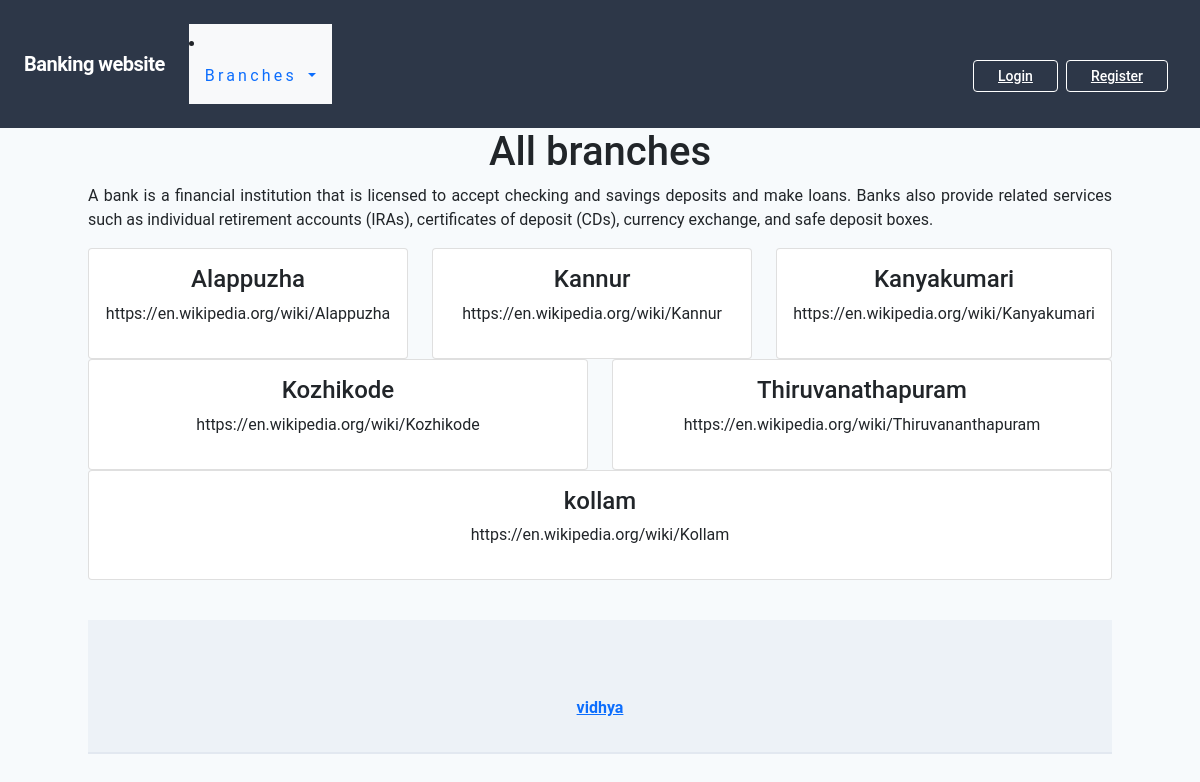
Screenshot of /accounts/ with the database file from the repository.
### accounts/models.py (models this page shows)
class District(models.Model):
    name=models.CharField(max_length=250,unique=True)
    slug=models.SlugField(max_length=250,unique=True)
    link=models.CharField(max_length=200, default="http://localhost:8000")
    class Meta:
        ordering =('name',)
        verbose_name='district'
        verbose_name_plural='districts'
    def get_url(self):
        return reverse('accounts:districts_by_District',args= [self.slug])
    def __str__(self):
        return '{}'.format(self.name)

### accounts/views.py (the view)
# urls.py: path("", views.allbranch, name="allbranch"),
def allbranch(request,d_slug=None):
    d_page=None
    districts_list=None
    if d_slug!=None:
        d_page=get_object_or_404(District,slug=d_slug)
        districts_list=District.objects.all().filter(name=d_page)
    else:
         districts_list=District.objects.all()
    paginator = Paginator(districts_list, 6)
    try:
         page = int(request.GET.get('page', '1'))
    except:
        page = 1
    try:
         districts = paginator.page(page)
    except  (EmptyPage, InvalidPage):
            districts= paginator.page(paginator.num_pages)
    return render(request,"accounts/user_branches.html", {'districts':districts})

### accounts/context_processors.py (called while the page is built)
def menu_links(request):
    links=District.objects.all()
    print (dict (links=links))
    return dict(links=links)

### templates/accounts/user_branches.html (shortened to what this page needs)
{% extends "core/base.html" %}
{% load static %}
{% block content %}
    {% if District %}
    <div>
    <h1 class="text-center my_title">{{district.name}}</h1>
    <p class="text-justify">{{district.link}}</p>
</div>
{% else %}
<div>
    <h1 class="text-center my_title"> All branches</h1>
    <p class="text-justify">A bank is a financial institution that is licensed to accept checking and savings deposits and make loans. Banks also provide related services such as individual retirement accounts (IRAs), certificates of deposit (CDs), currency exchange, and safe deposit boxes.</p>
</div>
{% endif %}
<div clas="container">
    <div class="row mx_auto">
        {% for District in districts.object_list %}
        <div class="my_bottom_margin col">
            <div class="card text-center" >
            <div class="card-body">
                <h4>{{District.name}}</h4>
                <p>{{District.link}}</p>
            </div>
            </div>
        </div>
    {% endfor %}
{% endblock %}

### templates/core/base.html (shortened to what this page needs)
{% load static %}
<!DOCTYPE html>
<html lang="en">
    <head>
        <link href="https://unpkg.com/tailwindcss@^1.0/dist/tailwind.min.css" rel="stylesheet">
        <link href="https://cdn.jsdelivr.net/npm/bootstrap@5.0.2/dist/css/bootstrap.min.css" rel="stylesheet">
            <link rel="stylesheet" href="{% static 'css/custom.css' %}">
    </head>
    <body class="bg-gray-100">
        {% block body %}
            {% include 'core/navbar.html' %}
            <div class="lg:container lg:mx-auto">
                {% block content %}{% endblock %}
            </div>
            {% include 'core/footer.html' %}
        {% endblock %}
    </body>
</html>

### templates/core/navbar.html (shortened to what this page needs)
<nav class="flex items-center justify-between flex-wrap bg-gray-800 p-6">
    <div class="flex items-center flex-shrink-0 text-white mr-6">
        <span class="font-semibold text-xl tracking-tight">Banking website </span>
    </div>
    <nav class="navbar navbar-expand-lg navbar-light bg-light">
        <li class="nav-item dropdown">
          <a class="nav-link dropdown-toggle" href="#" id="navbarDropdownMenuLink" role="button" data-bs-toggle="dropdown" aria-expanded="false">
           Branches
          </a>
        </li>
</nav>
    <div class="w-full block flex-grow lg:flex lg:items-center lg:w-auto">
        {% if request.user.is_authenticated %}
            <div class="text-md lg:flex-grow">
                <a href="{% url 'transactions:transaction_report' %}" class="block mt-4 lg:inline-block lg:mt-0 text-white hover:text-white mr-4">
                    Transaction Report
                </a>
                <a href="{% url 'transactions:deposit_money' %}" class="block mt-4 lg:inline-block lg:mt-0 text-white hover:text-white mr-4">
                    Deposit
                </a>
                <a href="{% url 'transactions:withdraw_money' %}" class="block mt-4 lg:inline-block lg:mt-0 text-white hover:text-white">
                    Withdraw
                </a>
            </div>
            <div>
                <a href="{% url 'accounts:user_logout' %}" class="inline-block font-medium text-sm px-4 py-2 leading-none border rounded text-white border-white hover:border-transparent hover:text-gray-800 hover:bg-white mt-4 lg:mt-0">Logout</a>
            </div>
        {% else %}
            <div>
                <a href="{% url 'accounts:user_login' %}" class="mr-2 inline-block font-medium text-sm px-4 py-2 leading-none border rounded text-white border-white hover:border-transparent hover:text-gray-800 hover:bg-white mt-4 lg:mt-0">Login</a>
            </div>
            <div>
                <a href="{% url 'accounts:user_registration' %}" class="mr-2 inline-block font-medium text-sm px-4 py-2 leading-none border rounded text-white border-white hover:border-transparent hover:text-gray-800 hover:bg-white mt-4 lg:mt-0">Register</a>
            </div>
        {% endif %}
    </div>
</nav>

### templates/core/footer.html
<footer class="footer bg-gray-200 relative pt-1 border-b-2 mt-10">
    <div class="container mx-auto px-6">
        <div class="mt-5 flex flex-col items-center">
            <div class="sm:w-2/3 text-center py-6">
                <p class="text-md text-gray-900 font-bold mb-2">
                     <a href="#" target="_blank">vidhya</a>
                </p>
            </div>
        </div>
    </div>
</footer>

### static/css/custom.css (style rules this page uses)
body { font-family: 'Roboto', sans-serif; }
.nav-item { letter-spacing : .2em; font-size :14px text-transform :uppercase; }

### rows the page displays
District: name "Alappuzha", link "https://en.wikipedia.org/wiki/Alappuzha"
District: name "Kannur", link "https://en.wikipedia.org/wiki/Kannur"
District: name "Kanyakumari", link "https://en.wikipedia.org/wiki/Kanyakumari"
District: name "Kozhikode", link "https://en.wikipedia.org/wiki/Kozhikode"
District: name "Thiruvanathapuram", link "https://en.wikipedia.org/wiki/Thiruvananthapuram"
District: name "kollam", link "https://en.wikipedia.org/wiki/Kollam"
